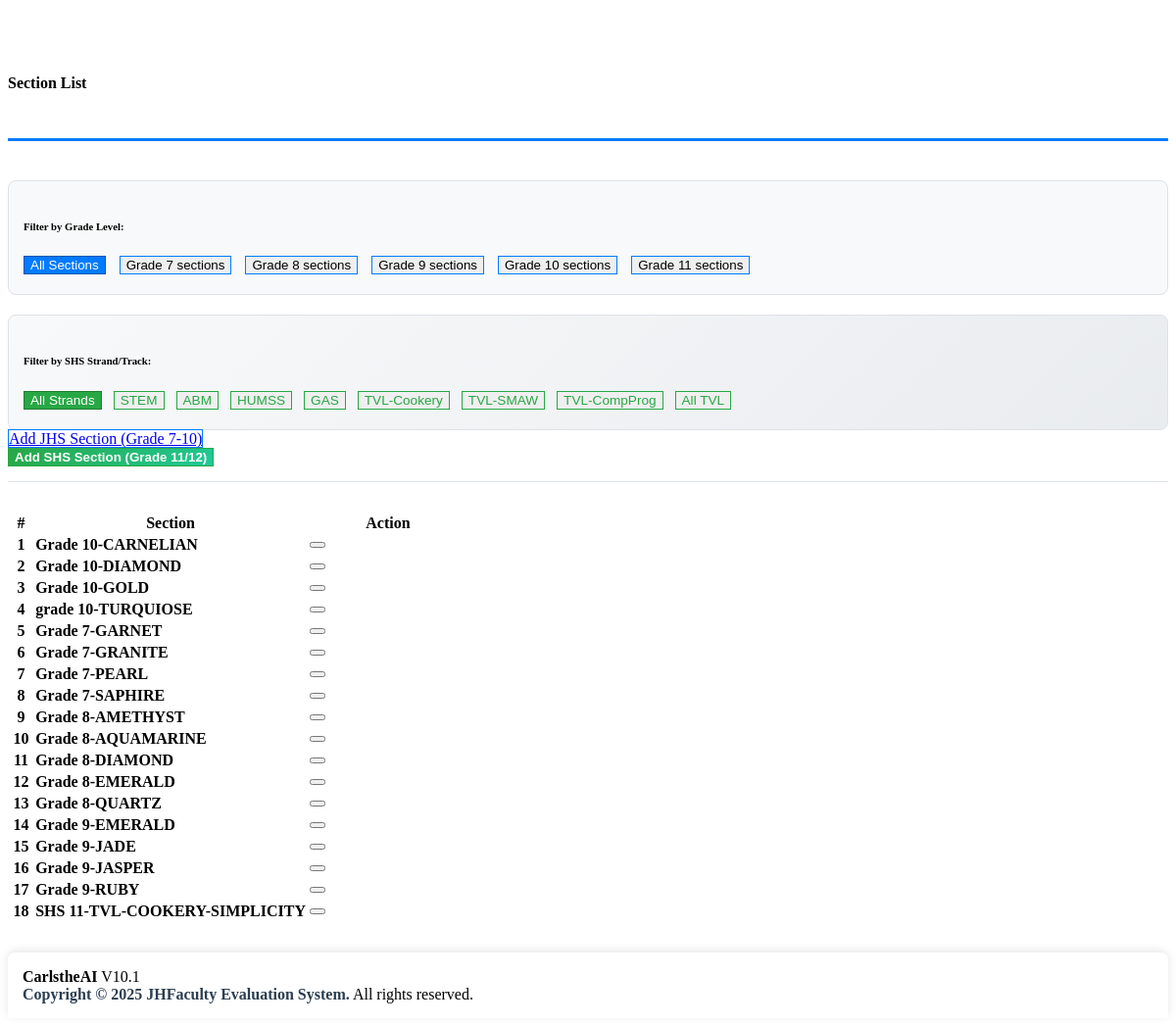
Page /admin/class_list.php on the committed database.
### tables this page shows
CREATE TABLE `class_list` (
  `id` int(30) NOT NULL,
  `curriculum` text NOT NULL,
  `level` text NOT NULL,
  `section` text NOT NULL,
  `adviser_faculty_id` int(11) DEFAULT NULL
);

### admin/class_list.php (the view, shortened to what this page needs)
<?php include'db_connect.php' ?>
<div class="col-lg-12">
	<div class="card card-outline card-success">
		<div class="card-header">
			<h4 class="card-title"><B>Section List</B></h4>
		</div>
		<div class="card-body">
			<div class="grade-filter-section">
				<h6 class="mb-3"><i class="fas fa-filter"></i> Filter by Grade Level:</h6>
				<button class="btn btn-outline-primary btn-sm grade-filter-btn active" data-grade="all">
					<i class="fas fa-list"></i> All Sections
				</button>
				<?php
				$grade_qry = $conn->query("SELECT DISTINCT level FROM class_list ORDER BY CAST(level AS UNSIGNED) ASC");
				while($grade_row = $grade_qry->fetch_assoc()):
				?>
				<button class="btn btn-outline-primary btn-sm grade-filter-btn" data-grade="<?php echo $grade_row['level'] ?>">
					<i class="fas fa-graduation-cap"></i> Grade <?php echo $grade_row['level'] ?> sections
				</button>
				<?php endwhile; ?>
			</div>
			<div class="strand-filter-section mb-3" style="padding: 15px; background: linear-gradient(135deg, #f8f9fa, #e9ecef); border-radius: 8px; border: 1px solid #dee2e6;">
				<h6 class="mb-3"><i class="fas fa-tags"></i> Filter by SHS Strand/Track:</h6>
				<button class="btn btn-outline-success btn-sm strand-filter-btn active" data-strand="all" style="margin-right: 8px; margin-bottom: 5px;">
					<i class="fas fa-globe"></i> All Strands
				</button>
				<button class="btn btn-outline-success btn-sm strand-filter-btn" data-strand="STEM" style="margin-right: 8px; margin-bottom: 5px;">
					<i class="fas fa-flask"></i> STEM
				</button>
				<button class="btn btn-outline-success btn-sm strand-filter-btn" data-strand="ABM" style="margin-right: 8px; margin-bottom: 5px;">
					<i class="fas fa-chart-line"></i> ABM
				</button>
				<button class="btn btn-outline-success btn-sm strand-filter-btn" data-strand="HUMSS" style="margin-right: 8px; margin-bottom: 5px;">
					<i class="fas fa-users"></i> HUMSS
				</button>
				<button class="btn btn-outline-success btn-sm strand-filter-btn" data-strand="GAS" style="margin-right: 8px; margin-bottom: 5px;">
					<i class="fas fa-book"></i> GAS
				</button>
				<button class="btn btn-outline-success btn-sm strand-filter-btn" data-strand="TVL-COOKERY" style="margin-right: 8px; margin-bottom: 5px;">
					<i class="fas fa-utensils"></i> TVL-Cookery
				</button>
				<button class="btn btn-outline-success btn-sm strand-filter-btn" data-strand="TVL-SMAW" style="margin-right: 8px; margin-bottom: 5px;">
					<i class="fas fa-fire"></i> TVL-SMAW
				</button>
				<button class="btn btn-outline-success btn-sm strand-filter-btn" data-strand="TVL-COMPROG" style="margin-right: 8px; margin-bottom: 5px;">
					<i class="fas fa-code"></i> TVL-CompProg
				</button>
				<button class="btn btn-outline-success btn-sm strand-filter-btn" data-strand="TVL" style="margin-right: 8px; margin-bottom: 5px;">
					<i class="fas fa-tools"></i> All TVL
				</button>
			</div>
			<div class="mb-3 d-flex justify-content-between add-new-section">
				<div>
					<a class="btn btn-primary btn-sm" href="javascript:void(0)" id="new_class" style="border:1.5px solid #007bff !important;">
						<i class="fa fa-plus"></i> Add JHS Section (Grade 7-10)
					</a>
				</div>
				<div>
					<button class="btn btn-success btn-sm" id="add_shs_section" style="border:1.5px solid #28a745 !important; background: linear-gradient(135deg, #28a745, #20c997) !important; color: white !important; font-weight: 600;">
						<i class="fas fa-graduation-cap"></i> Add SHS Section (Grade 11/12)
					</button>
				</div>
			</div>
			<div class="table-responsive">
				<table class="table table-hover table-bordered" id="list">
				<colgroup>
					<col width="5%">
					<col width="60%">
				</colgroup>
				<thead>
					<tr>
						<th class="text-center">#</th>
						<th>Section</th>
						<th>Action</th>
					</tr>
				</thead>
				<tbody>
					<?php
					$i = 1;
					$qry = $conn->query("SELECT *,concat(curriculum,' ',level,'-',section) as `class` FROM class_list order by class asc ");
					while($row= $qry->fetch_assoc()):
					?>
					<tr data-grade="<?php echo $row['level'] ?>">
						<th class="text-center"><?php echo $i++ ?></th>
						<td><b><?php echo $row['class'] ?></b></td>
						<td class="text-center">
		                    <div class="btn-group">
		                        <button type="button" class="btn btn-danger btn-flat delete_class" data-id="<?php echo $row['id'] ?>">
		                        </button>
	                      </div>
						</td>
					</tr>
				<?php endwhile; ?>
				</tbody>
				</table>
			</div>
		</div>
	</div>
</div>
<?php include 'admin_footer.php'; ?>

### admin/class_list.php (style rules this page uses)
.col-lg-12 { padding-top: 30px !important; margin-top: 25px !important; }
.card-header { margin-bottom: 40px !important; padding-bottom: 25px !important; border-bottom: 3px solid #007bff; }
.grade-filter-section { margin-bottom: 20px !important; padding: 15px; background-color: #f8f9fa; border-radius: 8px; border: 1px solid #dee2e6; }
.strand-filter-btn { margin-right: 8px; margin-bottom: 5px; border: 1.5px solid #28a745 !important; transition: all 0.3s ease; color: #28a745; font-size: 0.85rem; }
.strand-filter-btn.active { background-color: #28a745 !important; color: white !important; border-color: #1e7e34 !important; }
.grade-filter-btn { margin-right: 10px; margin-bottom: 5px; border: 1.5px solid #007bff !important; transition: all 0.3s ease; }
.grade-filter-btn.active { background-color: #007bff !important; color: white !important; border-color: #0056b3 !important; }
.add-new-section { margin-bottom: 30px !important; padding-bottom: 15px; border-bottom: 1px solid #dee2e6; }

### rows in the picture
class_list: class "Grade 10-CARNELIAN"
class_list: class "Grade 10-DIAMOND"
class_list: class "Grade 10-GOLD"
class_list: class "grade 10-TURQUIOSE"
class_list: class "Grade 7-GARNET"
class_list: class "Grade 7-GRANITE"
class_list: class "Grade 7-PEARL"
class_list: class "Grade 7-SAPHIRE"
class_list: class "Grade 8-AMETHYST"
class_list: class "Grade 8-AQUAMARINE"
class_list: class "Grade 8-DIAMOND"
class_list: class "Grade 8-EMERALD"
class_list: class "Grade 8-QUARTZ"
class_list: class "Grade 9-EMERALD"
class_list: class "Grade 9-JADE"
class_list: class "Grade 9-JASPER"
class_list: class "Grade 9-RUBY"
class_list: class "SHS 11-TVL-COOKERY-SIMPLICITY"

### other values in the picture
$grade_row['level'] "7"
$grade_row['level'] "8"
$grade_row['level'] "9"
$grade_row['level'] "10"
$grade_row['level'] "11"
